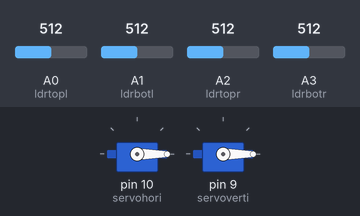
The sketch below on a simulated Arduino Uno, built with avr-gcc and run on an emulated ATmega328P. Shown: 2 × servo. The inputs (shaded band) are chosen by the test bench; at power-on: A0 (ldrtopl) = 512, A2 (ldrtopr) = 512, A1 (ldrbotl) = 512, A3 (ldrbotr) = 512.

Above: at 1.7 s.
1.8 s: A0 (ldrtopl) set to 716
At 3.17 s:
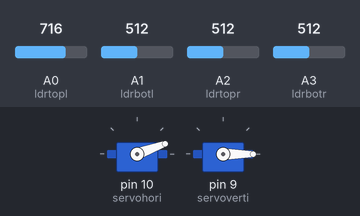
At 4.58 s:
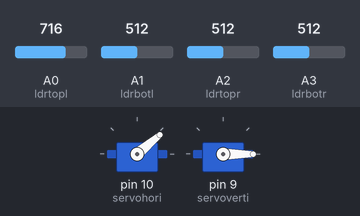
4.8 s: A2 (ldrtopr) set to 318
7.8 s: A2 (ldrtopr) set to 289
At 7.97 s:
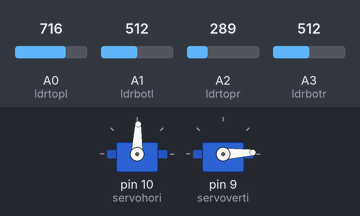
10.8 s: A1 (ldrbotl) set to 306
13.8 s: A3 (ldrbotr) set to 684
16.8 s: A3 (ldrbotr) set to 713
At 16.86 s:
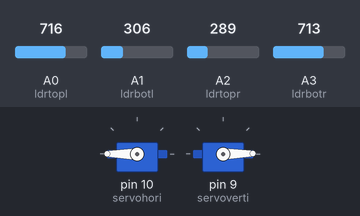
Timing chart, 0 to 22.5 s (numbered marks = the images above; inputs shaded):
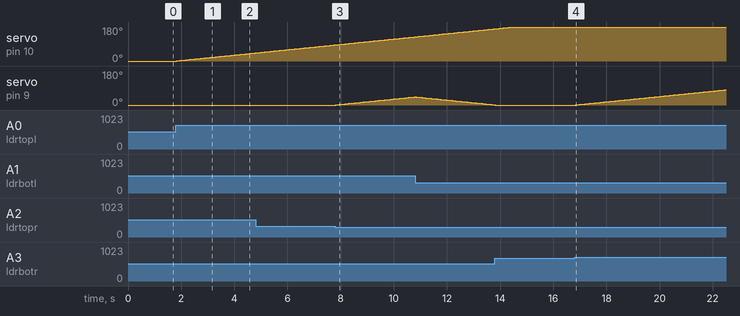

Measured:
- the behaviour switches between 308 and 307 on A2 (ldrtopr) (found by bisection; images 2 and 3)
- the behaviour switches between 699 and 700 on A3 (ldrbotr) (found by bisection; images 3 and 4)
- after the input at 1.8 s, servo on pin 10 (servohori): moves from 0° to 43° over 3.0 s, starting at once
- after the input at 7.8 s, servo on pin 9 (servoverti): moves from 0° to 43° over 3.0 s, starting at once
- after the input at 16.8 s, servo on pin 9 (servoverti): moves from 0° to 80° over 5.6 s, starting after 0.05 s

The sketch:

solar_tracker_code.ino
```cpp
#include <Servo.h>

Servo servohori;
int servoh = 0;
int servohLimitHigh = 90;
int servohLimitLow = 0;

Servo servoverti;
int servov = 0;
int servovLimitHigh = 180;
int servovLimitLow = 0;
//Pin fotoresistenze
int ldrtopl = 0; //top left
int ldrtopr = 2; //top right
int ldrbotl = 1; // bottom left
int ldrbotr = 3; // bottom right

 void setup ()
 {
  servohori.attach(10, 1000, 2000);
  servohori.write(0);
  servoverti.attach(9, 1000, 2200);
  servoverti.write(0);
  delay(500);
 }

void loop()
{
  servoh = servohori.read();
  servov = servoverti.read();

  int topl = analogRead(ldrtopl);
  int topr = analogRead(ldrtopr);
  int botl = analogRead(ldrbotl);
  int botr = analogRead(ldrbotr);

  int avgtop = (topl + topr) ; //average of top
  int avgbot = (botl + botr) ; //average of bottom
  int avgleft = (topl + botl) ; //average of left
  int avgright = (topr + botr) ; //average of right

  if (avgtop < avgbot)
  {
    servoverti.write(servov +1);
    if (servov > servovLimitHigh)
     {
      servov = servovLimitHigh;
     }
    delay(10);
  }
  else if (avgbot < avgtop)
  {
    servoverti.write(servov -1);
    if (servov < servovLimitLow)
  {
    servov = servovLimitLow;
  }
    delay(10);
  }
  else
  {
    servoverti.write(servov);
  }

  if (avgleft > avgright)
  {
    servohori.write(servoh +1);
    if (servoh > servohLimitHigh)
    {
    servoh = servohLimitHigh;
    }
    delay(10);
  }
  else if (avgright > avgleft)
  {
    servohori.write(servoh -1);
    if (servoh < servohLimitLow)
     {
     servoh = servohLimitLow;
     }
    delay(10);
  }
  else
  {
    servohori.write(servoh);
  }
  delay(50);
}
```
